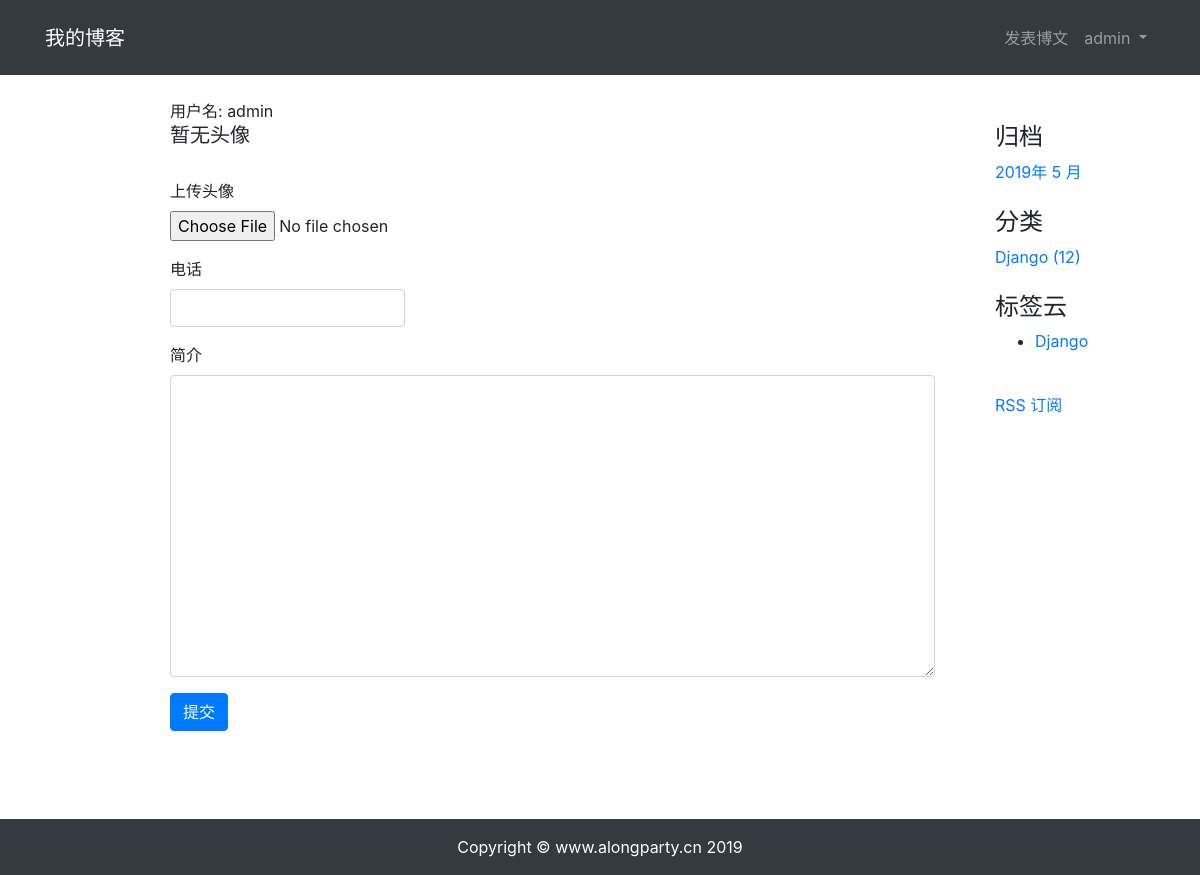
Page /userprofile/edit/1/ (signed in) on the committed database.
### userprofile/models.py (models this page shows, shortened)
class Profile(models.Model):
    user = models.OneToOneField(User,on_delete=models.CASCADE,related_name='profile')
    phone = models.IntegerField(blank=True,null=True)
    avatar = models.ImageField(upload_to='avatar/%Y/%m/%d/',blank=True,null=True)
    bio = models.TextField(blank=True,null=True)

### blog/models.py (models this page shows, shortened)
class Category(models.Model):
    name = models.CharField(max_length=50,verbose_name="分类")
    class Meta:
        verbose_name = "分类"
        verbose_name_plural = verbose_name

class Tags(models.Model):
    name = models.CharField(max_length=50,verbose_name="标签")
    class Meta:
        verbose_name = "标签"
        verbose_name_plural = verbose_name

### userprofile/views.py (the view)
# urls.py: path('edit/<int:id>/',views.profile_edit,name='edit'),
@login_required(login_url='/userprofile/login/')
def profile_edit(request,id):
    user = User.objects.get(pk=id)
    profile = Profile.objects.get(user_id=id)
    if request.method =='POST':
        if request.user != user:
            return HttpResponse('你没有权限修改此用户信息')
        profile_form = ProfileForm(request.POST,request.FILES)
        if profile_form.is_valid():
            profile_cd = profile_form.cleaned_data
            profile.phone = profile_cd['phone']
            profile.bio = profile_cd['bio']
            if 'avatar' in request.FILES:
                profile.avatar = profile_cd["avatar"]
            profile.save()
            return redirect("userprofile:edit",id=id)
        else:
            return HttpResponse("注册表单输入有误。请重新输入~")
    else:
        profile_form = ProfileForm()
        context = {'profile_form': profile_form, 'profile': profile, 'user': user}
        return render(request, 'userprofile/profile.html', context)

### userprofile/forms.py
class ProfileForm(forms.ModelForm):
    class Meta:
        model = Profile
        fields = ('phone','avatar','bio')

### blog/templatetags/blog_tags.py (called while the page is built)
@register.simple_tag
def archives():
    return Post.objects.dates('create_time', 'month', order='DESC')

@register.simple_tag
def get_categories():
    return Category.objects.annotate(num_posts=Count('post')).filter(num_posts__gt=0)

@register.simple_tag
def get_tags():
    return Tags.objects.annotate(num_posts=Count('post')).filter(num_posts__gt=0)

### templates/userprofile/profile.html (shortened to what this page needs)
{% extends 'base.html' %}
{% block main %}
    <div class="container">
        <div class="row">
            <div class="col-12">
                <br>
                <div class="col-md-4">
                    用户名:  {{ user.username }}
                </div>
                {% if profile.avatar %}
                    <div class="col-md-4">头像</div>
                    <img src="{{ profile.avatar.url }}" style="max-width: 20%; border-radius: 15%;" class="col-md-4">
                {% else %}
                    <h5 class="col-md-4">暂无头像</h5>
                {% endif %}
                <br>
                <form class="form-group" enctype="multipart/form-data" method="post"  action="." >
                    <div class="form-group col-md-4">
                        <label for="avatar">上传头像</label>
                        <input type="file" class="form-control-file" name="avatar" id="avatar"  data-preview-file-type="text">
                    </div>
                    <div class="form-group col-md-4">
                        <label for="phone">电话</label>
                        <input type="text" class="form-control" id="phone" name="phone" value="{% if profile.phone %}{{ profile.phone }}{% endif %}">
                    </div>
                    <div class="form-group col-md-12">
                        <label for="bio">简介</label>
                        <textarea type="text" class="form-control"  id="bio" name="bio" rows="12">{% if profile.bio %}{{ profile.bio }}{% endif %}</textarea>
                    </div>
                    <div class="form-group col-md-12">
                        <button id="edit" type="submit" class="btn btn-primary" data-complete-text="提交">提交</button>
                    </div>
                </form>
            </div>
        </div>
    </div>
{% endblock %}

### templates/header.html (shortened to what this page needs)
{% load notifications_tags %}
<nav class="navbar navbar-expand-lg navbar-dark bg-dark">
    <div class="container">
        <a class="navbar-brand" href="{% url 'blog:index' %}">我的博客</a>
        <div>
            <ul class="navbar-nav">
                {% if user.is_authenticated %}
                    <li class="nav-item">
                        <a  class="nav-link" href="{% url 'blog:post_create' %}">
                            发表博文
                        </a>
                    </li>
                    <li class="nav-item dropdown">
                        <a class="nav-link dropdown-toggle" href="#" id="navbarDropdown" role="button" data-toggle="dropdown" aria-haspopup="true" aria-expanded="false">
                            {{ user.username }}
                        </a>
                    </li>
                {% endif %}
            </ul>
        </div>
    </div>
</nav>

### templates/right_sidebar.html (shortened to what this page needs)
{% load blog_tags %}
<br class="col-12 mt-4 mb-4">
<br>
<div class="widget widget-archives">
    {% archives as date_list %}
    <h4 class="widget-title">归档</h4>
    <ul class="nav">
        {% for date in  date_list %}
            <li class="nav-item">
                <a href="{% url 'blog:archives' date.year date.month %}">{{ date.year }}年 {{ date.month }} 月</a>
            </li>
        {% empty %}
            暂无归档！
        {% endfor %}
    </ul>
</div>
<br>
<div class="widget widget-category">
{% get_categories as category_list %}
    <h4 class="widget-title">分类</h4>
    <ul class="nav">
        {% for category in category_list %}
        <li class="nav-item">
            <a href="{% url 'blog:category' category.pk %}">{{ category.name }} <span class="post-count">({{ category.num_posts }})</span></a>
        </li>
        {% empty %}
            暂无分类
        {% endfor %}
    </ul>
</div>
<br>
<div class="widget widget-tag-cloud">
    <h4 class="widget-title">标签云</h4>
    {% get_tags as tag_list %}
    <ul>
        {% for tag in tag_list %}
            <li>
                <a href="{% url 'blog:tag' tag.pk %}">{{ tag.name }}</a>
            </li>
        {% empty %}
            暂无标签！
        {% endfor %}
      </ul>
</div>
<br>
<div class="rss">
    <a href=""> RSS 订阅</a>
</div>

### static/css/md_css/custom.css (style rules this page uses)
.navbar { height: 75px; transition: all .5s .1s; }

### rows in the picture
Category: name "Django", num_posts "12"
Tags: name "Django"

### other values in the picture
{{ user.username }} "admin"
{{ date.year }} "2019"
{{ date.month }} "5"
